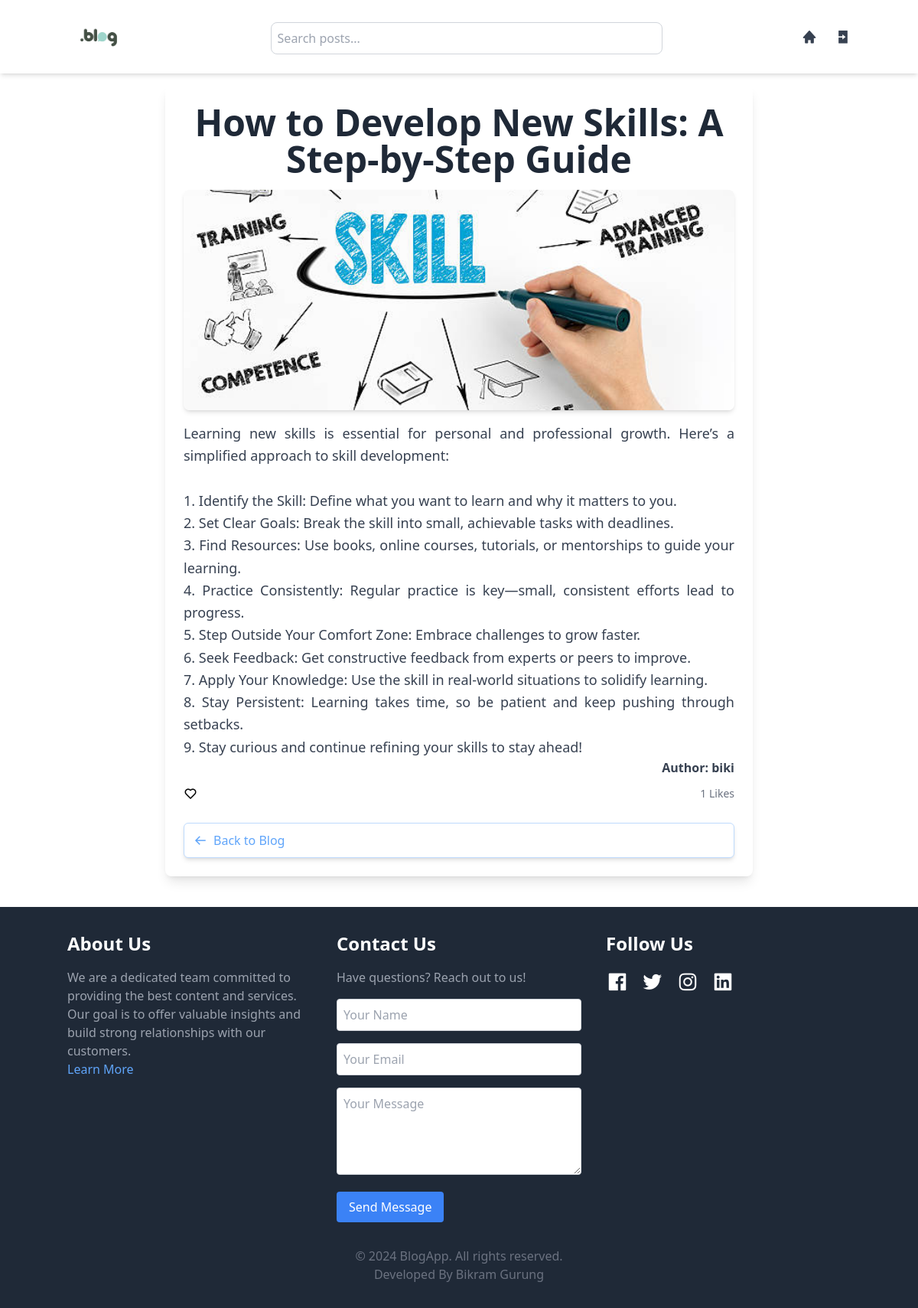
The page /readmore/112/ on the database its author committed.
### blog/models.py (models this page shows, shortened)
class Post(models.Model):
    user = models.ForeignKey(User, on_delete=models.CASCADE)
    title = models.CharField(max_length=255)
    image = models.ImageField(upload_to='post_images/', blank=True, null=True)
    content = models.TextField()
    created_at = models.DateTimeField(auto_now_add=True)
    updated_at = models.DateTimeField(auto_now=True)
    is_approved = models.BooleanField(default=False)

class Like(models.Model):
    user = models.ForeignKey(User, on_delete=models.CASCADE)
    post = models.ForeignKey(Post, related_name='likes', on_delete=models.CASCADE)
    liked_at = models.DateTimeField(auto_now_add=True)
    class Meta:
        unique_together = ('user', 'post')

### blog/views.py (the view)
# urls.py: path('readmore/<int:post_id>/', views.readMore, name="readmore"),
def readMore(request, post_id):
    post = get_object_or_404(Post, id=post_id)
    if request.user.is_authenticated:
        new_notifications_count = Notification.objects.filter(user=request.user, is_read=False).count()
    else:
        new_notifications_count = 0
    content = {
        'post':post,
        'user':request.user,
        'new_notifications_count':new_notifications_count,
    }
    return render(request, 'blog/readMore.html', content)

### blog/templates/blog/readMore.html (shortened to what this page needs)
{% extends "./index.html" %}
{% load static %}
{% block ReadMoreBlog %}
<div class="mt-28 mb-10 px-4 md:px-8 lg:px-16">
    <div class="max-w-3xl mx-auto p-6 bg-white rounded-lg shadow-lg">
        <h1 class="text-5xl font-extrabold mb-4 text-gray-800 text-center">{{ post.title }}</h1>
        <img src="{{ post.image.url }}" alt="Post Image" class="w-full h-72 object-cover rounded-lg shadow-md mb-4">
        <div class="text-gray-700 mb-6">
            <p class="text-lg text-justify leading-relaxed">{{ post.content|linebreaksbr }}</p>
            <h3 class="float-right font-bold">Author: {{ post.user }}</h3>
        </div>
        <div class="flex items-center justify-between mt-8">
            <div class="flex items-center space-x-2">
                <form id="like-form" action="{% url 'like_post' post.id %}" method="post">
                    <button type="button" id="like-button" class="flex items-center bg-transparent focus:outline-none">
                        <i id="like-icon" class="bx {% if user in post.likes.all %}bxs-heart{% else %}bx-heart{% endif %} text-2xl md:text-lg"></i>
                    </button>
                </form>
            </div>
            <p class="text-sm text-gray-500" id="like-count">{{ post.likes.count }} Likes</p>
        </div>
        <div class="mt-6">
            <a href="/" class="flex items-center bg-white border border-blue-200 text-blue-400 py-2 px-3 rounded-md transition duration-300 transform hover:bg-blue-200 hover:text-white shadow-md hover:shadow-lg">
                <i class='bx bx-arrow-back mr-2 text-lg'></i>
                <span class="font-medium">Back to Blog</span>
            </a>
        </div>
    </div>
</div>
{% endblock %}

### rows shown on the page
Post: title "How to Develop New Skills: A Step-by-Step Guide", image (picture), content "Learning new skills is essential for personal and professional growth. Here’s a simplified approach to skill development: 1. Identify the Skill: Define what you want to learn and why it matters to you. 2. Set Clear Goals: Break the skill into small, achievable tasks with deadlines. 3. Find Resources: Use books, online courses, tutorials, or mentorships to guide your learning. 4. Practice Consistently: Regular practice is key—small, consistent efforts lead to progress. 5. Step Outside Your Comfort Zone: Embrace challenges to grow faster. 6. Seek Feedback: Get constructive feedback from experts or peers to improve. 7. Apply Your Knowledge: Use the skill in real-world situations to solidify…", user "biki", likes.count "1"
